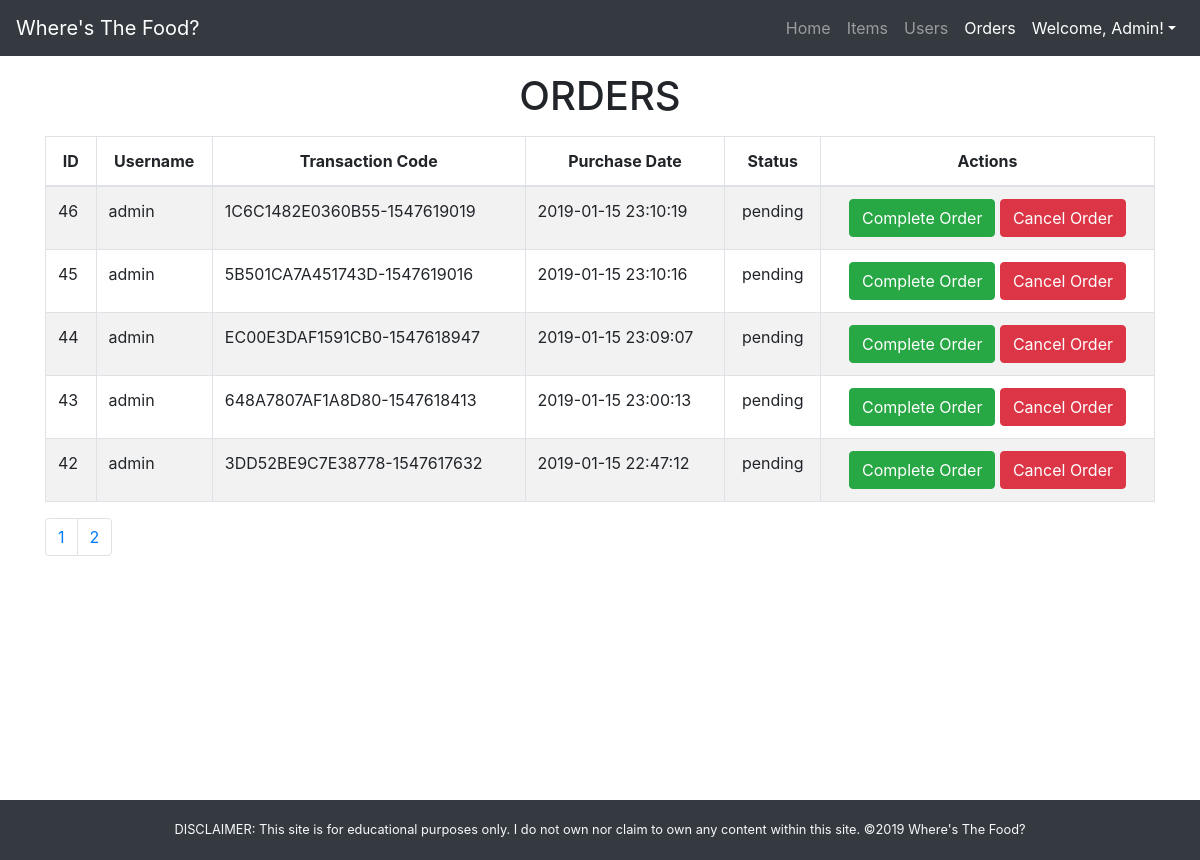
The app's page /app/views/orders.php (signed in) with its own data.
### tables this page shows
CREATE TABLE `orders` (
  `id` int(11) NOT NULL,
  `user_id` int(11) NOT NULL,
  `transaction_code` varchar(255) NOT NULL,
  `purchase_date` timestamp NOT NULL DEFAULT CURRENT_TIMESTAMP,
  `status_id` int(11) NOT NULL,
  `payment_mode_id` int(11) NOT NULL
);

CREATE TABLE `users` (
  `id` int(11) NOT NULL,
  `firstname` varchar(255) NOT NULL,
  `lastname` varchar(255) NOT NULL,
  `username` varchar(255) NOT NULL,
  `password` varchar(255) NOT NULL,
  `email` varchar(255) NOT NULL,
  `address` varchar(255) NOT NULL,
  `role_id` int(11) NOT NULL
);

CREATE TABLE `statuses` (
  `id` int(11) NOT NULL,
  `name` varchar(255) NOT NULL
);

### app/views/orders.php (the view, shortened to what this page needs)
<?php
	$pageTitle = "Orders";
	require_once("../partials/template.php");
?>
<?php function get_page_content() { ?>
<?php global $conn; ?>
	<?php if(isset($_SESSION["user"]) && $_SESSION["user"]["role_id"] == 1): ?>
	<div class="container">
		<div class="row">
			<div class="col-12">
				<h1 class="my-3 text-center">ORDERS</h1>
			</div>
			<div class="col-12">
				<div class="table-responsive">
					<table class="table table-striped table-bordered">
						<thead>
							<tr class="text-center">
								<th>ID</th>
								<th>Username</th>
								<th>Transaction Code</th>
								<th>Purchase Date</th>
								<th>Status</th>
								<th colspan="2">Actions</th>
							</tr>
						</thead>
						<tbody>
							<?php
								$result_per_page = 5;
								$result_offset = isset($_GET["page"]) ? " OFFSET ". ($_GET["page"] - 1) * $result_per_page : "";
								$for_pages_add_query = " LIMIT $result_per_page " . $result_offset;
								$order_query = "SELECT u.username AS username, o.id AS id, o.transaction_code AS transaction_code, o.status_id AS status_id, s.name AS status, o.purchase_date AS purchase_date FROM orders o JOIN statuses s ON o.status_id=s.id JOIN users u ON o.user_id=u.id ORDER BY status_id, purchase_date DESC" . $for_pages_add_query;
								$orders = mysqli_query($conn, $order_query);
								foreach($orders as $order) {
									extract($order);
							?>
								<tr>
									<td><?php echo $id ?></td>
									<td><?php echo $username ?></td>
									<td><?php echo $transaction_code ?></td>
									<td><?php echo $purchase_date ?></td>
									<td class="text-center"><?php echo $status ?></td>
									<td class="text-center" colspan="2">
										<?php if($status_id == 1): ?>
											<button data-id="<?php echo $id ?>" class="btn btn-success order_complete_btn">Complete Order</button>
											<button data-id="<?php echo $id ?>" class="btn btn-danger order_cancel_btn">Cancel Order</button>
										<?php endif; ?>
									</td>
								</tr>
						<?php } ?>
						</tbody>
					</table>
					<div class="mb-5">
						<ul class="pagination">
							<?php
								$page_sql = "SELECT * FROM orders";
								$page_query = mysqli_query($conn, $page_sql);
								$page_rows = mysqli_num_rows($page_query);
								$ceil = ceil(($page_rows/$result_per_page));
								for($i = 1; $i <= $ceil; $i++) {
									if(isset($_GET["page"])) {
										$active = $_GET["page"] == $i ? "active" : "";
										echo '<li class="page-item '.$active.'">
										<a class="page-link" href="?page='.$i.'">'.$i.'</a>
									 	</li>';
									} else {
										echo '<li class="page-item">
										<a class="page-link" href="?page='.$i.'">'.$i.'</a>
									 	</li>';
									}
								}
							 ?>
						</ul>
					</div>
				</div>
			</div>
		</div>
	</div>
	<?php else:
		header("Location: ./error.php");
	endif;?>
<?php } ?>

### app/partials/template.php (shortened to what this page needs)
<!DOCTYPE html>
<html lang="en">
<head>
	<link rel="stylesheet" href="https://use.fontawesome.com/releases/v5.6.3/css/all.css">
	<link rel="stylesheet" href="https://cdnjs.cloudflare.com/ajax/libs/animate.css/3.7.0/animate.min.css">
	<link rel="stylesheet" href="https://maxcdn.bootstrapcdn.com/bootstrap/4.1.3/css/bootstrap.min.css">
	<link rel="stylesheet" type="text/css" href="../assets/css/style.css">
</head>
<body>
	<?php
		require_once("header.php");
		get_page_content();
		require_once("footer.php");
	?>
</body>
</html>

### app/partials/header.php (shortened to what this page needs)
<nav class="navbar navbar-expand-md navbar-dark bg-dark">
	<a class="navbar-brand" href="">Where's The Food?</a>
	<div class="collapse navbar-collapse" id="navbar-links">
		<ul class="navbar-nav ml-auto">
			<li class="nav-item <?php if($pageTitle=="Home") echo "active"; ?>">
				<a class="nav-link" href="./home.php">Home</a>
			</li>
			<?php if(!isset($_SESSION["user"]) || (isset($_SESSION["user"]) && $_SESSION["user"]["role_id"] == 2)): ?>
			<li class="nav-item <?php if($pageTitle=="Catalog") echo "active"; ?>">
				<a class="nav-link" href="./catalog.php">Catalog</a>
			</li>
			<li class="nav-item <?php if($pageTitle=="Cart") echo "active"; ?>">
				<a class="nav-link" href="./cart.php">Cart
					<span class="badge badge-danger text-light" id="cart-count">
						<?php
							if(isset($_SESSION["cart"])) {
								if(array_sum($_SESSION["cart"]) > 999) {
									echo "999+";
								} else echo array_sum($_SESSION["cart"]);
							} else echo "0";
						?>
					</span>
				</a>
			</li>
			<?php elseif(isset($_SESSION["user"]) && $_SESSION["user"]["role_id"] == 1): ?>
				<li class="nav-item <?php if($pageTitle=="Items") echo "active"; ?>">
					<a class="nav-link" href="./items.php">Items</a>
				</li>
				<li class="nav-item <?php if($pageTitle=="Users") echo "active"; ?>">
					<a class="nav-link" href="./users.php">Users</a>
				</li>
				<li class="nav-item <?php if($pageTitle=="Orders") echo "active"; ?>">
					<a class="nav-link" href="./orders.php">Orders</a>
				</li>
			<?php endif; ?>
			<?php if(isset($_SESSION["user"])): ?>
				<li class="nav-item dropdown">
					<a class="nav-link dropdown-toggle active" href="#" data-toggle="dropdown">Welcome, <?php echo $_SESSION["user"]["firstname"] ?>!</a>
				</li>
			<?php endif; ?>
		</ul>
	</div>
</nav>

### app/partials/footer.php (shortened to what this page needs)
<footer id="footer" class="w-100 bg-dark p-3 text-center">
	<small class="text-light">
		DISCLAIMER: This site is for educational purposes only. I do not own nor claim to own any content within this site. &copy;2019 Where's The Food?
	</small>
</footer>

### app/assets/css/style.css (style rules this page uses)
body { min-height: 100vh; position: relative; }
#footer { position: absolute; bottom: 0; transform: translate(0, 100%); min-height: 60px; }

### records on screen
orders: id "46", user.username "admin", transaction_code "1C6C1482E0360B55-1547619019", purchase_date "2019-01-15 23:10:19", status.name "pending"
orders: id "45", user.username "admin", transaction_code "5B501CA7A451743D-1547619016", purchase_date "2019-01-15 23:10:16", status.name "pending"
orders: id "44", user.username "admin", transaction_code "EC00E3DAF1591CB0-1547618947", purchase_date "2019-01-15 23:09:07", status.name "pending"
orders: id "43", user.username "admin", transaction_code "648A7807AF1A8D80-1547618413", purchase_date "2019-01-15 23:00:13", status.name "pending"
orders: id "42", user.username "admin", transaction_code "3DD52BE9C7E38778-1547617632", purchase_date "2019-01-15 22:47:12", status.name "pending"

### other values on screen
$_SESSION["user"]["firstname"] "Admin"
